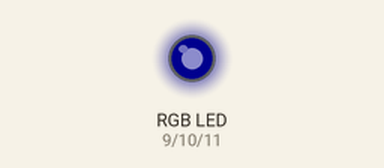
This sketch was run on a simulated Arduino Uno, built with avr-gcc and run on an emulated ATmega328P. Shown: an RGB LED mixed from three pins (HIGH = lit). Dim RGB values are drawn brighter than linear.

Above: at 0.15 s.
At 10.08 s:
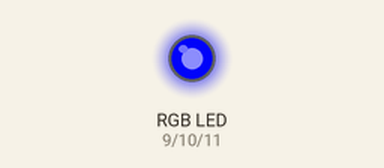
At 19.7 s:
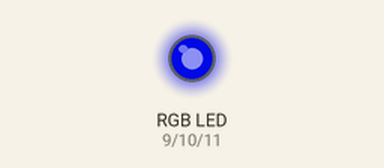
At 39.56 s:
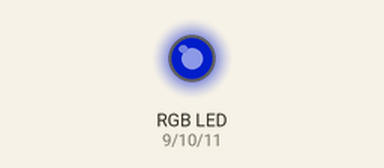
Timing chart, 0 to 40.0 s (numbered marks = the images above):
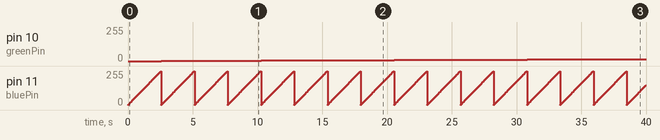

The sketch:

sketch_dec28a.ino
```cpp
int redPin = 9;
int greenPin = 10;
int bluePin = 11;

void setup()
{
  pinMode(redPin, OUTPUT);
  pinMode(greenPin, OUTPUT);
  pinMode(bluePin, OUTPUT);
}

void loop()
{
  for(int r = 0; r <= 255; r++){
      for(int g = 0; g <= 255; g++){
          for(int b = 0; b <= 255; b++){
              setColor(r, g, b);
              delay(10);
            }
        }
    }
}

void setColor(int red, int green, int blue)
{
  analogWrite(redPin, red);
  analogWrite(greenPin, green);
  analogWrite(bluePin, blue);
}
```

Measured:
- by itself, pin 10 (greenPin): moves from 0/255 to 15/255 over 35.9 s
- by itself, pin 11 (bluePin): ramps from 0/255 to 255/255 and jumps back, once every 2.6 s
